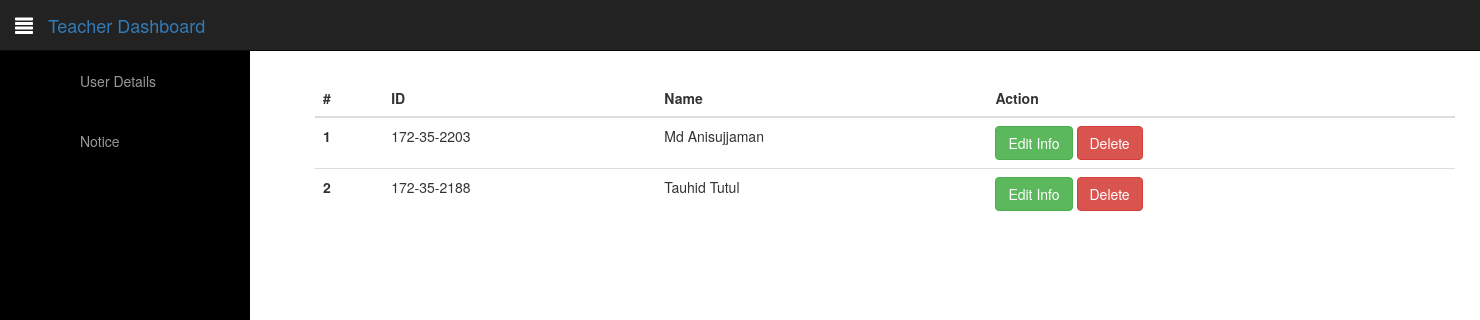
The app's page /userinfo/ with its own data.
### home/models.py (models this page shows)
class Reg(models.Model):
    firstname = models.CharField(max_length=20)
    lastname = models.CharField(max_length=20)
    sid = models.CharField(max_length=20)
    phone = models.CharField(max_length=15)
    email = models.EmailField(max_length=254)
    password = models.CharField(max_length=20)

### adm/views.py (the view)
# urls.py: path('userinfo/', adm_views.Rinfo),
def Rinfo(request):
    if request.method == "GET":
        reg = Reg.objects.all()
        context = {
            'reg': reg
        }
        return render(request, 'adm/AReginfo.html', context)

### home/templates/adm/AReginfo.html (shortened to what this page needs)
{% load static %}
<!DOCTYPE html>
<html lang="en">
<head>
    <link href="//maxcdn.bootstrapcdn.com/bootstrap/3.3.0/css/bootstrap.min.css" rel="stylesheet" id="bootstrap-css">
    <link rel="stylesheet" href="{% static 'adm/AH.css' %}">
</head>
<body>
    <div id="wrapper">
        <nav class="navbar navbar-inverse navbar-fixed-top" role="navigation">
            <div class="container-fluid">
                <div class="navbar-header">
                    <div class="navbar-brand">
                        <a id="menu-toggle" href="#" class="glyphicon glyphicon-align-justify btn-menu toggle">
                        </a>
                        <a href="#">Teacher Dashboard</a>
                    </div>
                </div>
            </div>
        </nav>
        <div id="sidebar-wrapper">
            <nav id="spy">
                <ul class="sidebar-nav nav">
                    <li>
                        <a href="http://127.0.0.1:8000/userinfo/">
                            <span class="fa fa-anchor solo">User Details</span>
                        </a>
                    </li>
                    <li>
                        <a href="http://127.0.0.1:8000/noticelist/">
                            <span class="fa fa-anchor solo">Notice</span>
                        </a>
                    </li>
                </ul>
            </nav>
        </div>
    </div>
    <div class="container" style="margin-left: 300px;">
        <table class="table" style="margin-top: 80px;">
            <thead class="thead-dark">
                <tr>
                    <th scope="col">#</th>
                    <th scope="col">ID</th>
                    <th scope="col">Name</th>
                    <th scope="col">Action</th>
                </tr>
            </thead>
            <tbody>
            {% for reg in reg %}
                <tr>
                    <th scope="row">{{ forloop.counter }}</th>
                    <td>{{ reg.sid }}</td>
                    <td>{{ reg.firstname }} {{ reg.lastname }}</td>
                    <td>
                        <a href="info/edit/{{reg.id }}" class="btn btn-success">Edit Info</a>
                        <a href="info/delete/{{reg.id }}" class="btn btn-danger">Delete</a>
                    </td>
                </tr>
            {% endfor %}
            </tbody>
        </table>
    </div>
</body>
</html>

### home/static/adm/AH.css (style rules this page uses)
#wrapper { padding-left: 250px; transition: all 0.4s ease 0s; }
#sidebar-wrapper { margin-left: -250px; top: 51px; left: 250px; width: 250px; background: #000; position: fixed; height: 100%; overflow-y: auto; z-index: 1000; transition: all 0.4s ease 0s; }
.sidebar-nav { position: absolute; top: 0; width: 250px; list-style: none; margin: 0; padding: 0; }
.sidebar-nav li { line-height: 40px; text-indent: 20px; }
.sidebar-nav li a { color: #999999; display: block; text-decoration: none; padding-left: 60px; }
.sidebar-nav li a span:before { position: absolute; left: 0; color: #41484c; text-align: center; width: 20px; line-height: 18px; }
#menu-toggle { text-decoration: none; float: left; color: #fff; padding-right: 15px; }

### records on screen
Reg: sid "172-35-2203", firstname "Md", lastname "Anisujjaman"
Reg: sid "172-35-2188", firstname "Tauhid", lastname "Tutul"
